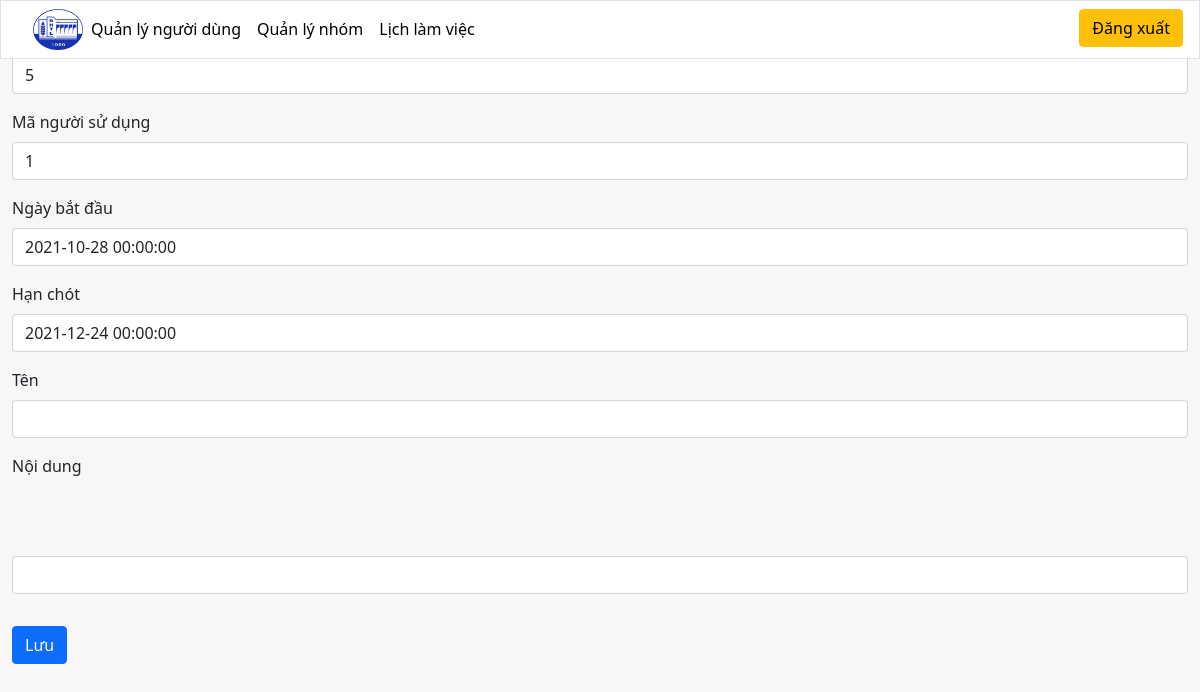
/Browers/views/admin/fix-plan.php?pl_id=5, run on the app's committed database.
### tables this page shows
CREATE TABLE `plan` (
  `pl_id` int(10) NOT NULL,
  `pl_userid` int(10) NOT NULL,
  `pl_datestart` datetime NOT NULL DEFAULT current_timestamp(),
  `pl_deadline` datetime NOT NULL,
  `pl_name` varchar(50) NOT NULL,
  `pl_contents` varchar(200) NOT NULL
);

### Browers/views/admin/fix-plan.php (the view, shortened to what this page needs)
    <?php
        include('header-admin.php');
    ?>
    <?php $conn = mysqli_connect('localhost', 'root', '', 'db_manage_website');
        if(isset($_GET['pl_id'])) {
            $id = $_GET['pl_id'];
            $sql = "SELECT * from  plan where pl_id = '$id'";
            $result = mysqli_query($conn, $sql);
        }
    ?>
    <div class="container">
        <?php while($row = mysqli_fetch_assoc($result)){?>
        <form class="mt-4" method="POST" action="">
            <div class="mb-3">
                <label for="id" class="form-label">Mã kế hoạch</label>
                <input type="text" name="id" class="form-control" id="id" value="<?php echo $row['pl_id']; ?>">
            </div>
            <div class="mb-3">
                <label for="userid" class="form-label">Mã người sử dụng</label>
                <input type="text" name="userid" class="form-control" id="userid" value="<?php echo $row['pl_userid']; ?>">
            </div>
            <div class="mb-3">
                <label for="datestart" class="form-label">Ngày bắt đầu</label>
                <input type="text" name="datestart" class="form-control" id="datestart" value="<?php echo $row['pl_datestart']; ?>">
            </div>
            <div class="mb-3">
                <label for="deadline" class="form-label">Hạn chót</label>
                <input type="text" name="deadline" class="form-control" id="deadline" value="<?php echo $row['pl_deadline']; ?>">
            </div>
            <div class="mb-3">
                <label for="name" class="form-label">Tên</label>
                <input type="text" name="name" class="form-control" id="name" value="<?php echo $row['pl_name']; ?>">
            </div>
            <div class="mb-3">
                <label for="content" class="form-label">Nội dung</label>
                <input type="text" name="content" class="form-control" id="content" value="<?php echo $row['pl_content']; ?>">
            </div>
            <button type="submit" class="btn btn-primary mt-3 mb-4" name="submit">Lưu</button>
        </form>
        <?php } ?>
    </div>
<?php
include('./footer.php');
?>

### Browers/assets/css/config.css (style rules this page uses)
#content { margin-top: 70px; right: 0; }

### data on the page
plan: id "5", userid "1", datestart "2021-10-28 00:00:00", deadline "2021-12-24 00:00:00"
